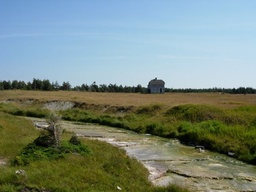
#> input picture Lab1/field.jpg, 256 x 192 px, shrunk from 640 x 480 before the run
$ python 1.py
#> lines starting #> are read from the running program, lines starting #| are printed output that depends on the picture
import cv2
import numpy as np

# part A

# cv2.IMREAD_COLOR / 1
img1 = cv2.imread("field.jpg",1)
#> img1 is the input picture: shape (192, 256, 3); mean B, G, R 126.7, 136.7, 122
cv2.imshow("field1", img1)

# cv2.waitKey(0)
# cv2.waitKey(8000)
cv2.waitKey(8)
cv2.destroyAllWindows()

# cv2.IMREAD_GRAYSCALE/0
img2 = cv2.imread("field.jpg",0)
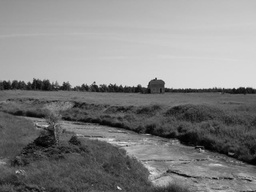
#> img2: shape (192, 256); min 0, max 232, mean 131.2
cv2.imshow("field2", img2)

# cv2.waitKey(0)
# cv2.waitKey(8000)
cv2.waitKey(8)
cv2.destroyAllWindows()

# cv2.IMREAD_UNCHANGED/-1
img3 = cv2.imread("field.jpg",-1)
cv2.imshow("field3", img3)

# cv2.waitKey(0)
# cv2.waitKey(8000)
cv2.waitKey(8)
cv2.destroyAllWindows()


# Part B

# Down-sample
imgdown = cv2.pyrDown(img1)
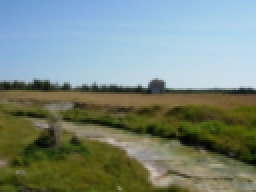
#> imgdown: shape (96, 128, 3) (shown 2 times larger); mean B, G, R 127.2, 136.9, 122.1
cv2.imshow('field4', imgdown)
cv2.waitKey(100)
cv2.destroyAllWindows()
# Up-sample
imgup = cv2.pyrUp(imgdown)
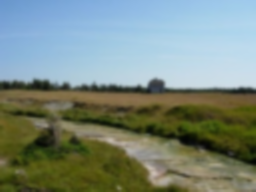
#> imgup: shape (192, 256, 3); mean B, G, R 126.8, 136.8, 122.1
cv2.imshow('field5', imgup)
cv2.waitKey(100)
cv2.destroyAllWindows()

# Part C
img = cv2.imread("field.jpg")
height, width = img.shape[0], img.shape[1]
#> height = 192; width = 256
new_img = np.zeros((height, width, 3), np.uint8)
# 32
for i in range(height):
    for j in range(width):
        for k in range(3):
            if img[i, j][k] < 8:
                gray = 0
            elif img[i, j][k] < 16:
                gray = 8
            elif img[i, j][k] < 24:
                gray = 16
            elif img[i, j][k] < 32:
                gray = 24
            elif img[i, j][k] < 40:
                gray = 32
            elif img[i, j][k] < 48:
                gray = 40
            elif img[i, j][k] < 56:
                gray = 48
            elif img[i, j][k] < 64:
                gray = 56
            elif img[i, j][k] < 72:
                gray = 64
            elif img[i, j][k] < 80:
                gray = 72
            elif img[i, j][k] < 88:
                gray = 80
            elif img[i, j][k] < 96:
                gray = 88
            elif img[i, j][k] < 104:
                gray = 96
            elif img[i, j][k] < 112:
                gray = 104
            elif img[i, j][k] < 120:
                gray = 112
            elif img[i, j][k] < 128:
                gray = 120
            elif img[i, j][k] < 136:
                gray = 128
            elif img[i, j][k] < 144:
                gray = 136
            elif img[i, j][k] < 152:
                gray = 144
            elif img[i, j][k] < 160:
                gray = 152
            elif img[i, j][k] < 168:
                gray = 160
            elif img[i, j][k] < 176:
                gray = 168
            elif img[i, j][k] < 184:
                gray = 176
            elif img[i, j][k] < 192:
                gray = 184
            elif img[i, j][k] < 200:
                gray = 192
            elif img[i, j][k] < 208:
                gray = 200
            elif img[i, j][k] < 216:
                gray = 208
            elif img[i, j][k] < 224:
                gray = 216
            elif img[i, j][k] < 232:
                gray = 224
            elif img[i, j][k] < 240:
                gray = 232
            elif img[i, j][k] < 248:
                gray = 240
            else:
                gray = 248
            new_img[i, j][k] = np.uint8(gray)

cv2.imshow('filed6', img)


cv2.imshow('newFiled', new_img)
cv2.waitKey(0)
cv2.destroyAllWindows()
